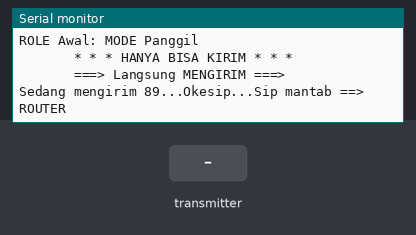
Bench run of a sketch on a simulated Arduino Uno, built with avr-gcc and run on an emulated ATmega328P. Parts: the last lines printed to the serial monitor. Inputs (shaded band) come from the test bench. No radio packets arrive unless stated.

Above: at 1.2 s.
1.3 s: the transmitter starts sending got_time = 0
At 2.1 s:
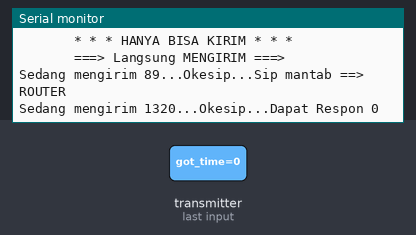
3.8 s: the transmitter starts sending got_time = 256
At 5.0 s:
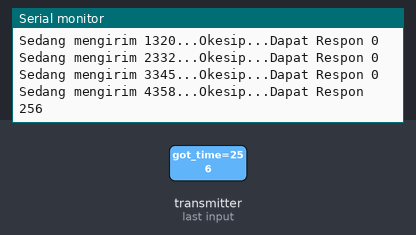
Timing chart, 0 to 6.8 s (numbered marks = the images above; inputs shaded):
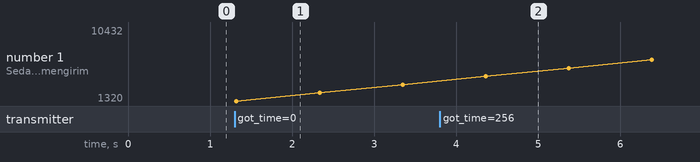

Measured:
- after the input at 1.3 s, the serial monitor: prints a new line at once (image 1)
- after the input at 3.8 s, the serial monitor: prints a new line after 0.56 s (image 2)

The sketch:

GS1.ino
```cpp
 /*
 BISMILLAH BISA

 dicoba sebagai PENGIRIM (CLIENT)
 konfigurasi
 CLIENT ==> ROUTER ==> MASTER
 */

#include <SPI.h>
#include "nRF24L01.h"
#include "RF24.h"
#include "printf.h"

// Set up nRF24L01 radio on SPI bus plus pins 7 & 8
RF24 radio(7,8);

const uint64_t pipes[2] = { 0xF0F0F0F0E1LL };
typedef enum { panggil = 1} role_e;
const char* role_friendly_name[] = { "invalid", "MODE Panggil"};
role_e role = panggil;

void setup(void)
{
  Serial.begin(9600);
  printf_begin();
  printf("\n\r\t\t\t* * * BISMILLAH LULUS 2017 * * *\n\n\t\t\t\r");
  printf("\nROLE Awal: %s\n\r",role_friendly_name[role]);
  printf("\n\t\t\t * * * HANYA BISA KIRIM * * *\n\n\r");
  radio.begin();
  radio.setRetries(15,15);
  radio.printDetails();
  printf("\n\n\t\t\t ===> Langsung MENGIRIM ===>\n\n\r");
}

void loop(void)
{
  delay(10);
  if (role == panggil)
  {
    radio.stopListening();
    unsigned long time = millis();
    printf("Sedang mengirim %lu...",time);
    bool ok = radio.write( &time, sizeof(unsigned long) );

    if (ok)
      printf("Okesip...");
    else
      printf("Gagal.\n\r");

    radio.startListening();

    // tunggu disini sampai mendapatkan respon, atau timeout (250ms)
    unsigned long tunggu = millis();
    bool timeout = false;
    while ( ! radio.available() && ! timeout )
      if (millis() - tunggu > 200 )
        timeout = true;

    // Describe the results
    if ( timeout )
    {
      printf("Sip mantab ==> ROUTER\n\r");
      //printf("Gagal, tidak ada respon.\n\r");
    }
    else
    {
      // Ambil respon, bandingkan, dan kirim ke debugging spew
      unsigned long got_time;
      radio.read( &got_time, sizeof(unsigned long) );

      // Spew it
      printf("Dapat Respon %lu \n\r",got_time);
      //printf("Dapat Respon %lu, round-trip delay: %lu\n\r",got_time,millis()-got_time);
    }
    delay(1000);
  }

  role = panggil;
  radio.openWritingPipe(pipes[0]);
}
```

printf.h
```cpp
// (licence header left out)
/**
 * @file printf.h
 *
 * Setup necessary to direct stdout to the Arduino Serial library, which
 * enables 'printf'
 */

#ifndef __PRINTF_H__
#define __PRINTF_H__

#ifdef ARDUINO

int serial_putc( char c, FILE * )
{
  Serial.write( c );

  return c;
}

void printf_begin(void)
{
  fdevopen( &serial_putc, 0 );
}

#else
#error Hanya digunakan for TUGAS AKHIR DIAN ABDURACHMAN.
#endif // ARDUINO

#endif // __PRINTF_H__
```
